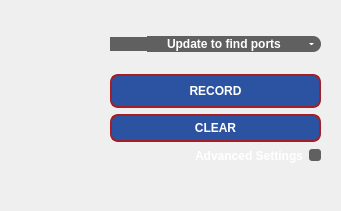
           <widget class="QFrame" name="record_config_area">
            <property name="enabled">
             <bool>true</bool>
            </property>
            <property name="geometry">
             <rect>
              <x>10</x>
              <y>390</y>
              <width>341</width>
              <height>211</height>
             </rect>
            </property>
            <property name="styleSheet">
             <string notr="true">QCheckBox{color:#FFFFFF;font:7pt&quot;DejaVu Sans&quot;;font-weight:bold;}QCheckBox::indicator{width:12px;height:12px;background-color:#606060;border-radius:3px;}QCheckBox::indicator:checked{background-color:#A21F27;}QLabel{color:#FFFFFF;font:7pt&quot;DejaVu Sans&quot;;font-weight:bold;}QLineEdit{border:#969696;background-color:#606060;border-radius:8px;color:#FFFFFF;font:7pt&quot;DejaVu Sans&quot;;font-weight:bold;}</string>
            </property>
            <widget class="QWidget" name="layoutWidget">
             <property name="geometry">
              <rect>
               <x>10</x>
               <y>20</y>
               <width>311</width>
               <height>161</height>
              </rect>
             </property>
             <layout class="QHBoxLayout" name="horizontalLayout_4">
              <item>
               <widget class="QLabel" name="logo_image_label1">
                <property name="sizePolicy">
                 <sizepolicy hsizetype="Maximum" vsizetype="Maximum">
                  <horstretch>0</horstretch>
                  <verstretch>0</verstretch>
                 </sizepolicy>
                </property>
                <property name="maximumSize">
                 <size>
                  <width>94</width>
                  <height>123</height>
                 </size>
                </property>
                <property name="text">
                 <string/>
                </property>
                <property name="pixmap">
                 <pixmap>icon/NNC_logo.png</pixmap>
                </property>
                <property name="scaledContents">
                 <bool>true</bool>
                </property>
                <property name="alignment">
                 <set>Qt::AlignCenter</set>
                </property>
               </widget>
              </item>
              <item>
               <layout class="QVBoxLayout" name="verticalLayout_5">
                <item>
                 <layout class="QGridLayout" name="gridLayout_10">
                  <property name="spacing">
                   <number>0</number>
                  </property>
                  <item row="0" column="0">
                   <widget class="QPushButton" name="usb_port">
                    <property name="styleSheet">
                     <string notr="true">QPushButton{border-top-left-radius:8px;border-bottom-left-radius:8px;background-color:#606060;padding:0px}QPushButton:pressed{border:2px solid #A21F27;border-top-left-radius:8px;border-bottom-left-radius:8px;background-color:#A21F27;color:#FFFFFF;}QPushButton::!enabled{border:2px solid #969696;border-top-left-radius:8px;border-bottom-left-radius:8px;;background-color:#606060;color:#FFFFFF;font:7pt&quot;DejaVu Sans&quot;;font-weight:bold;}</string>
                    </property>
                    <property name="text">
                     <string/>
                    </property>
                    <property name="icon">
                     <iconset>
                      <normaloff>icon/NNC_update_button.png</normaloff>icon/NNC_update_button.png</iconset>
                    </property>
                   </widget>
                  </item>
                  <item row="0" column="1">
                   <widget class="QComboBox" name="usb_port_combobox">
                    <property name="cursor">
                     <cursorShape>PointingHandCursor</cursorShape>
                    </property>
                    <property name="styleSheet">
                     <string notr="true">QComboBox{color:#FFFFFF;font:7pt&quot;DejaVu Sans&quot;;font-weight:bold;background-color:#606060;border:0px;border-top-right-radius:8px;border-bottom-right-radius:8px;padding-left:20px;padding-right:20px;}QListView{color:#FFFFFF;font:7pt&quot;DejaVu Sans&quot;;font-weight:bold;background-color:#969696;border:0px;}QListView{color:#FFFFFF;font:7pt&quot;DejaVu Sans&quot;;font-weight:bold;background-color:#606060;border:0px;border-radius:6px;}QComboBox::drop-down{width:20px;border:5px;}QComboBox::down-arrow{border-left:2px solid none;border-right:2px solid none;border-top:2px solid #FFFFFF;width:0.5px;height:0.5px;border-radius:2px;}QComboBox::down-arrow:hover{background-color:#606060;border-left:2px solid none;border-right:2px solid none;border-top:2px solid #A21F27;width:0.5px;height:1px;border-radius:2px;}QAbstractItemView{border:2px solid #969696;selection-background-color:#2C53A1;}</string>
                    </property>
                    <property name="currentText">
                     <string notr="true">Update to find ports</string>
                    </property>
                    <property name="currentIndex">
                     <number>0</number>
                    </property>
                    <item>
                     <property name="text">
                      <string notr="true">Update to find ports</string>
                     </property>
                    </item>
                   </widget>
                  </item>
                 </layout>
                </item>
                <item>
                 <layout class="QVBoxLayout" name="verticalLayout_4">
                  <item>
                   <widget class="QPushButton" name="record_button">
                    <property name="cursor">
                     <cursorShape>PointingHandCursor</cursorShape>
                    </property>
                    <property name="styleSheet">
                     <string notr="true">QPushButton{border:2px solid #A21F27;border-radius:8px;background-color:#2C53A1;color:#FFFFFF;font:13pt&quot;DejaVu Sans&quot;;font-weight:bold;padding:8px}QPushButton:pressed{border:2px solid #A21F27;border-radius:8px;background-color:#A21F27;color:#FFFFFF;padding:8px}QPushButton::!enabled{border:2px solid #969696;border-radius:8px;background-color:#606060;color:#FFFFFF;font:7pt&quot;Helvetica&quot;;font-weight:bold;padding:8px;}</string>
                    </property>
                    <property name="text">
                     <string notr="true">RECORD</string>
                    </property>
                    <property name="checked">
                     <bool>false</bool>
                    </property>
                   </widget>
                  </item>
                  <item>
                   <widget class="QPushButton" name="clear_button">
                    <property name="cursor">
                     <cursorShape>PointingHandCursor</cursorShape>
                    </property>
                    <property name="styleSheet">
                     <string notr="true">QPushButton{border:2px solid #A21F27;border-radius:8px;background-color:#2C53A1;color:#FFFFFF;font:8pt&quot;DejaVu Sans&quot;;font-weight:bold;padding:5px}QPushButton:pressed{border:2px solid #A21F27;border-radius:8px;background-color:#A21F27;color:#FFFFFF;padding:5px}QPushButton::!enabled{border:2px solid #969696;border-radius:8px;background-color:#606060;color:#FFFFFF;font:7pt&quot;Helvetica&quot;;font-weight:bold;padding:5px}</string>
                    </property>
                    <property name="text">
                     <string notr="true">CLEAR</string>
                    </property>
                   </widget>
                  </item>
                  <item>
                   <widget class="QCheckBox" name="advanced_checkbox">
                    <property name="layoutDirection">
                     <enum>Qt::RightToLeft</enum>
                    </property>
                    <property name="text">
                     <string>Advanced Settings</string>
                    </property>
                   </widget>
                  </item>
                 </layout>
                </item>
               </layout>
              </item>
             </layout>
            </widget>
           </widget>
